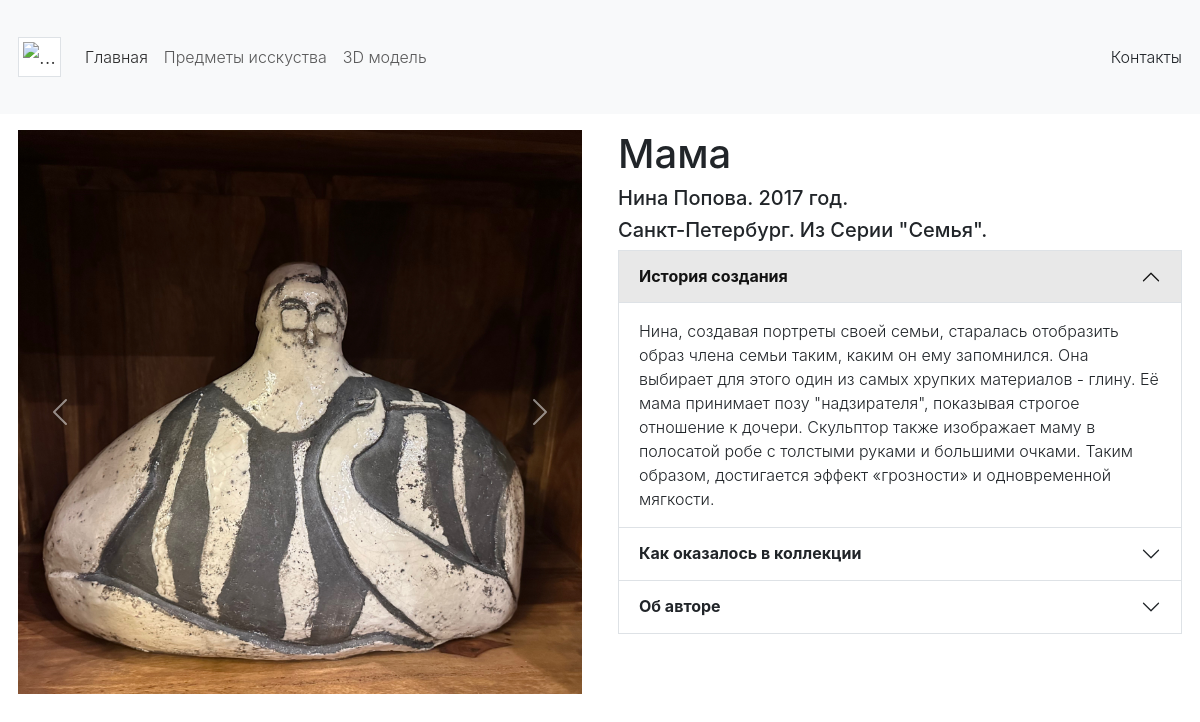
The page /about15 on the database its author committed.
### data/users.py (models this page shows)
class Object(SqlAlchemyBase, UserMixin):
    __tablename__ = 'objects'
    id = Column(Integer, primary_key=True, autoincrement=True)
    title = Column(String, nullable=False)
    author_id = Column(Integer, nullable=True)
    creation_year = Column(Integer)
    creation_history = Column(String)
    creation_place = Column(String)
    collection_history = Column(String)
    materials = Column(String)
    photos = Column(String)
    series_id = Column(String)

### main.py (the view)
@app.route("/about<int:id>")
def about_object(id):
    db_sess = db_session.create_session()
    object = db_sess.query(Object).filter(Object.id == id).first()
    return render_template("about_object.html", object=object)

### data/db_session.py (called while the page is built)
def create_session() -> Session:
    global __factory
    return __factory()

### templates/about_object.html (shortened to what this page needs)
{% extends "base.html" %}
{% block content %}
<div class="container-fluid">
            <div class="row align-items-start">
                <div class="col-6">
                    <div id="carouselExample" class="carousel slide">
                        <div class="carousel-inner">
                            <div class="carousel-item active">
                                <img src='/static/img/{{ object.photos.split(";")[0] }}' class="d-block w-100"
                                     alt="...">
                            </div>
                        </div>
                        <button class="carousel-control-prev" type="button" data-bs-target="#carouselExample"
                                data-bs-slide="prev">
                            <span class="carousel-control-prev-icon" aria-hidden="true"></span>
                        </button>
                        <button class="carousel-control-next" type="button" data-bs-target="#carouselExample"
                                data-bs-slide="next">
                            <span class="carousel-control-next-icon" aria-hidden="true"></span>
                        </button>
                    </div>
        </div>
        <div class="col-6">
            <h1>{{ object.title }}</h1>
            <h5>{{ object.author_id }}. {{ object.creation_year }} год.</h5>
            <h5>{{ object.creation_place }}. Из Серии "{{ object.series_id }}".</h5>
            <div class="accordion" id="accordionPanelsStayOpenExample">
                <div class="accordion-item">
                    <h2 class="accordion-header">
                        <button class="accordion-button" type="button" data-bs-toggle="collapse"
                                data-bs-target="#panelsStayOpen-collapseOne" aria-expanded="true"
                                aria-controls="panelsStayOpen-collapseOne">
                            <strong>История создания</strong>
                        </button>
                    </h2>
                    <div id="panelsStayOpen-collapseOne" class="accordion-collapse collapse show">
                        <div class="accordion-body" id="one">
                            {{ object.creation_history }}
                        </div>
                    </div>
                </div>
                <div class="accordion-item">
                    <h2 class="accordion-header">
                        <button class="accordion-button collapsed" type="button" data-bs-toggle="collapse"
                                data-bs-target="#panelsStayOpen-collapseTwo" aria-expanded="false"
                                aria-controls="panelsStayOpen-collapseTwo">
                            <strong>Как оказалось в коллекции</strong>
                        </button>
                    </h2>
                </div>
                <div class="accordion-item">
                    <h2 class="accordion-header">
                        <button class="accordion-button collapsed" type="button" data-bs-toggle="collapse"
                                data-bs-target="#collapseThree" aria-expanded="false"
                                aria-controls="collapseThree">
                            <strong>Об авторе</strong>
                        </button>
                    </h2>
                </div>
            </div>
        </div>
    </div>
</div>
</body>
{% endblock %}

### templates/base.html (shortened to what this page needs)
<!DOCTYPE html>
<html lang="en">
<head>
    <link href="https://cdn.jsdelivr.net/npm/bootstrap@5.3.1/dist/css/bootstrap.min.css" rel="stylesheet">
    <link rel="stylesheet" type="text/css" href="{{ url_for('static', filename='css/style.css') }}"/>
</head>
<body>
    <nav class="navbar navbar-expand-lg bg-body-tertiary">
        <div class="container-fluid">
            <a class="navbar-brand" href="/">
                <img src="/static/img/logo.jpeg"
                     class="img-thumbnail" width="100" alt="...">
            </a>
            <div class="collapse navbar-collapse" id="navbarSupportedContent">
                <ul class="navbar-nav me-auto mb-2 mb-lg-0">
                    <li class="nav-item">
                        <a class="nav-link active" aria-current="page" href="">Главная</a>
                    </li>
                    <li class="nav-item">
                        <a class="nav-link" href="/objects">Предметы исскуства</a>
                    </li>
                    <li class="nav-item">
                        <a class="nav-link" href="/3D">3D модель</a>
                    </li>
                </ul>
                <form class="d-flex" role="search">
                    <a class="nav-link" href="/objects">Контакты</a>
                </form>
            </div>
        </div>
    </nav>
{% block content %}{% endblock %}
</body>
</html>

### rows shown on the page
Object: title "Мама", author_id "Нина Попова", creation_year "2017", creation_place "Санкт-Петербург", series_id "Семья", creation_history "Нина, создавая портреты своей семьи, старалась отобразить образ члена семьи таким, каким он ему запомнился. Она выбирает для этого один из самых хрупких материалов - глину. Её мама принимает позу \"надзирателя\", показывая строгое отношение к дочери. Скульптор также изображает маму в полосатой робе с толстыми руками и большими очками. Таким образом, достигается эффект «грозности» и одновременной мягкости."
